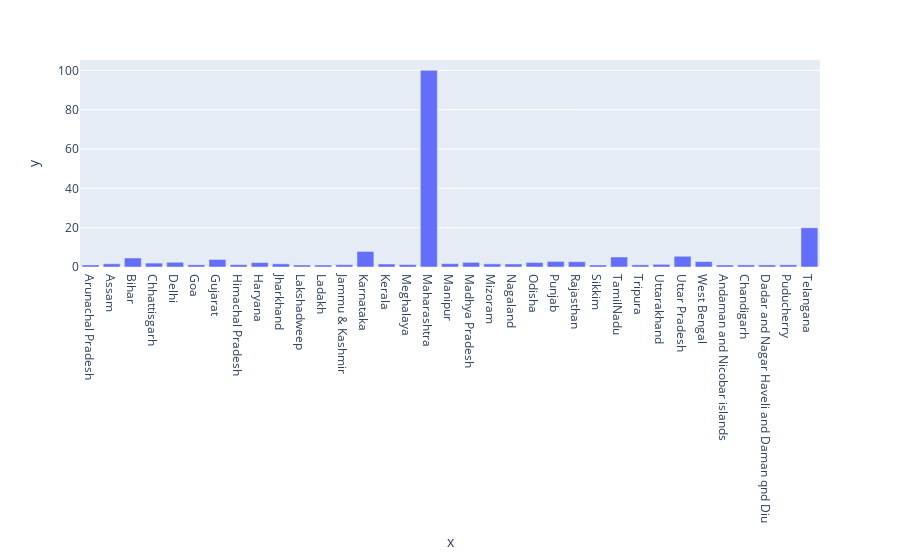

Notebook code cell kept with this figure:
### Code cell
fig=px.bar(x=hivdata.State_UT,y=hivdata.HIV_Cases_Scaling,labels="PLHIV Data For Indian States")
fig.show()

### Figure 1 — Plotly figure (JSON) as saved in the notebook; plotly's stock layout.template omitted (floating-point values rounded to 4 significant figures)
{"data": [{"alignmentgroup": "True", "hovertemplate": "x=%{x}<br>y=%{y}<extra></extra>", "legendgroup": "", "marker": {"color": "#636efa", "pattern": {"shape": ""}}, "name": "", "offsetgroup": "", "orientation": "v", "showlegend": false, "textposition": "auto", "type": "bar", "x": ["Arunachal Pradesh", "Assam", "Bihar", "Chhattisgarh", "Delhi", "Goa", "Gujarat", "Himachal Pradesh", "Haryana", "Jharkhand", "Lakshadweep", "Ladakh", "Jammu & Kashmir", "Karnataka", "Kerala", "Meghalaya", "Maharashtra", "Manipur", "Madhya Pradesh", "Mizoram", "Nagaland", "Odisha", "Punjab", "Rajasthan", "Sikkim", "TamilNadu", "Tripura", "Uttarakhand", "Uttar Pradesh", "West Bengal", "Andaman and Nicobar islands", "Chandigarh", "Dadar and Nagar Haveli and Daman qnd Diu", "Puducherry", "Telangana"], "xaxis": "x", "y": [1.02, 1.63, 4.58, 1.99, 2.4, 1.12, 3.85, 1.18, 2.25, 1.62, 1, 1, 1.16, 7.92, 1.53, 1.22, 100, 1.7, 2.37, 1.6, 1.54, 2.31, 2.83, 2.68, 1.01, 5.08, 1.09, 1.36, 5.47, 2.74, 1.01, 1.05, 1.04, 1.1, 19.96], "yaxis": "y"}], "layout": {"barmode": "relative", "legend": {"tracegroupgap": 0}, "margin": {"t": 60}, "xaxis": {"anchor": "y", "domain": [0, 1], "title": {"text": "x"}}, "yaxis": {"anchor": "x", "domain": [0, 1], "title": {"text": "y"}}}}
